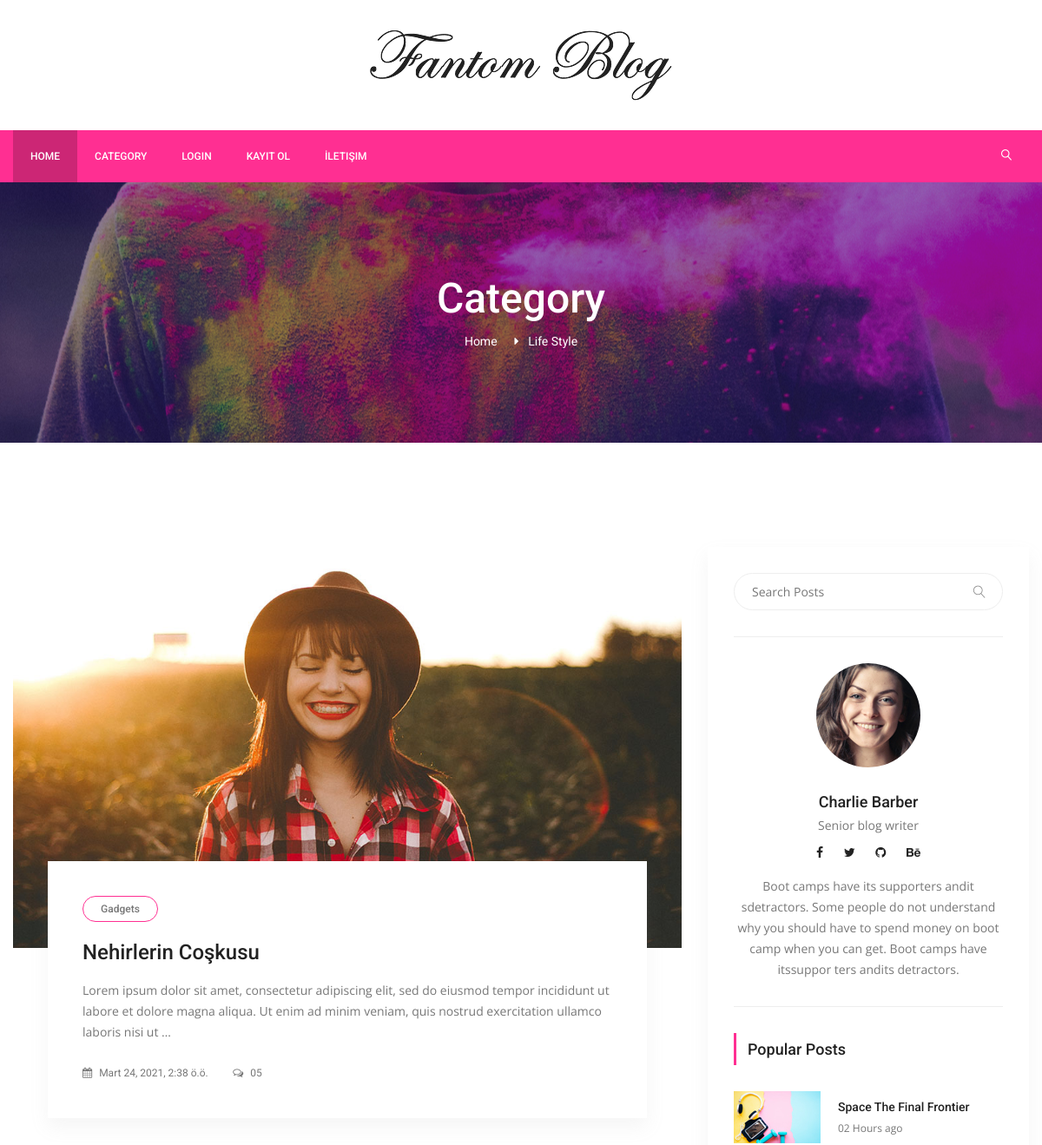
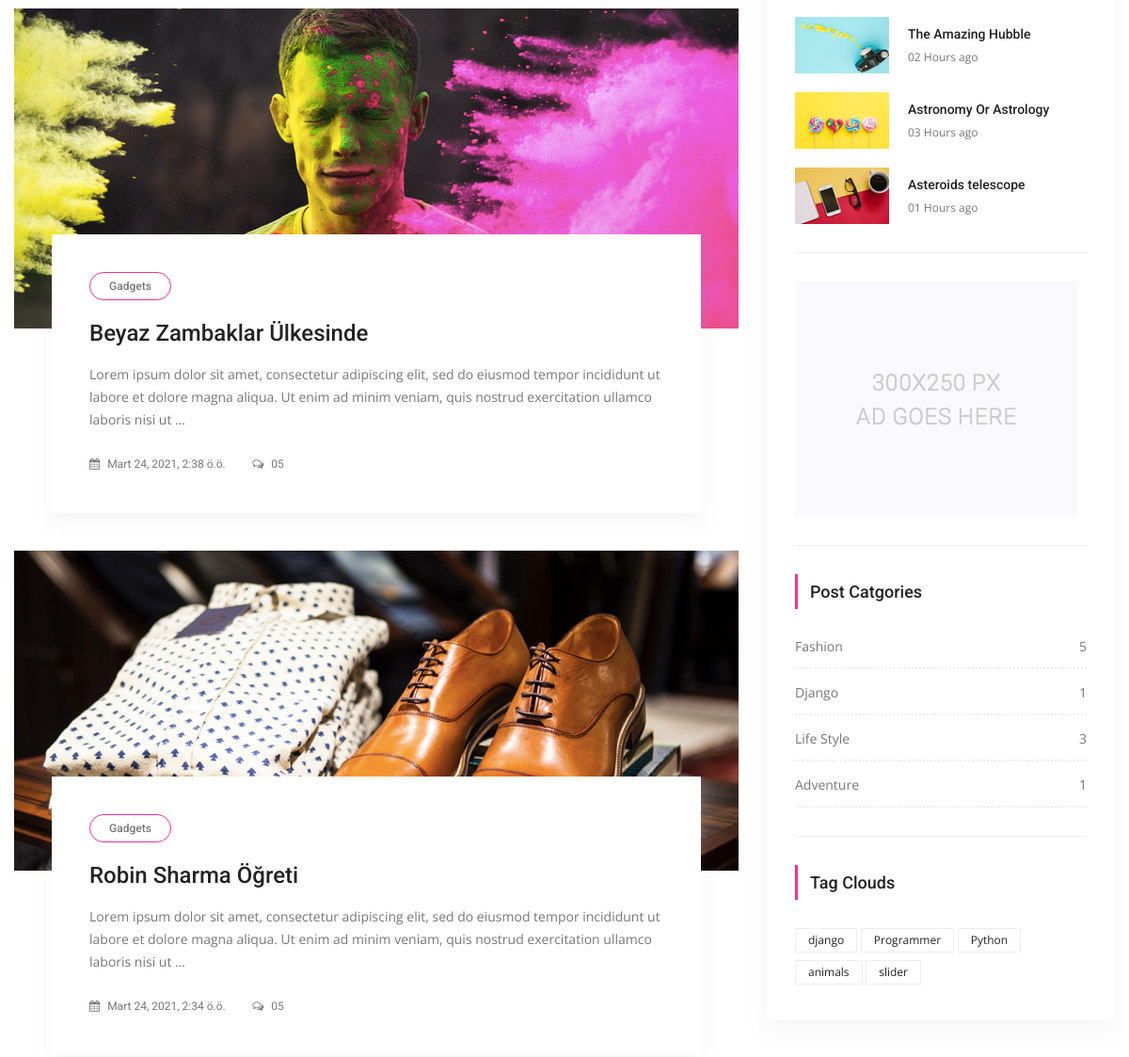
Page /category/3/life-style (upper part) on the earlier database version (2 pictures, top to bottom).
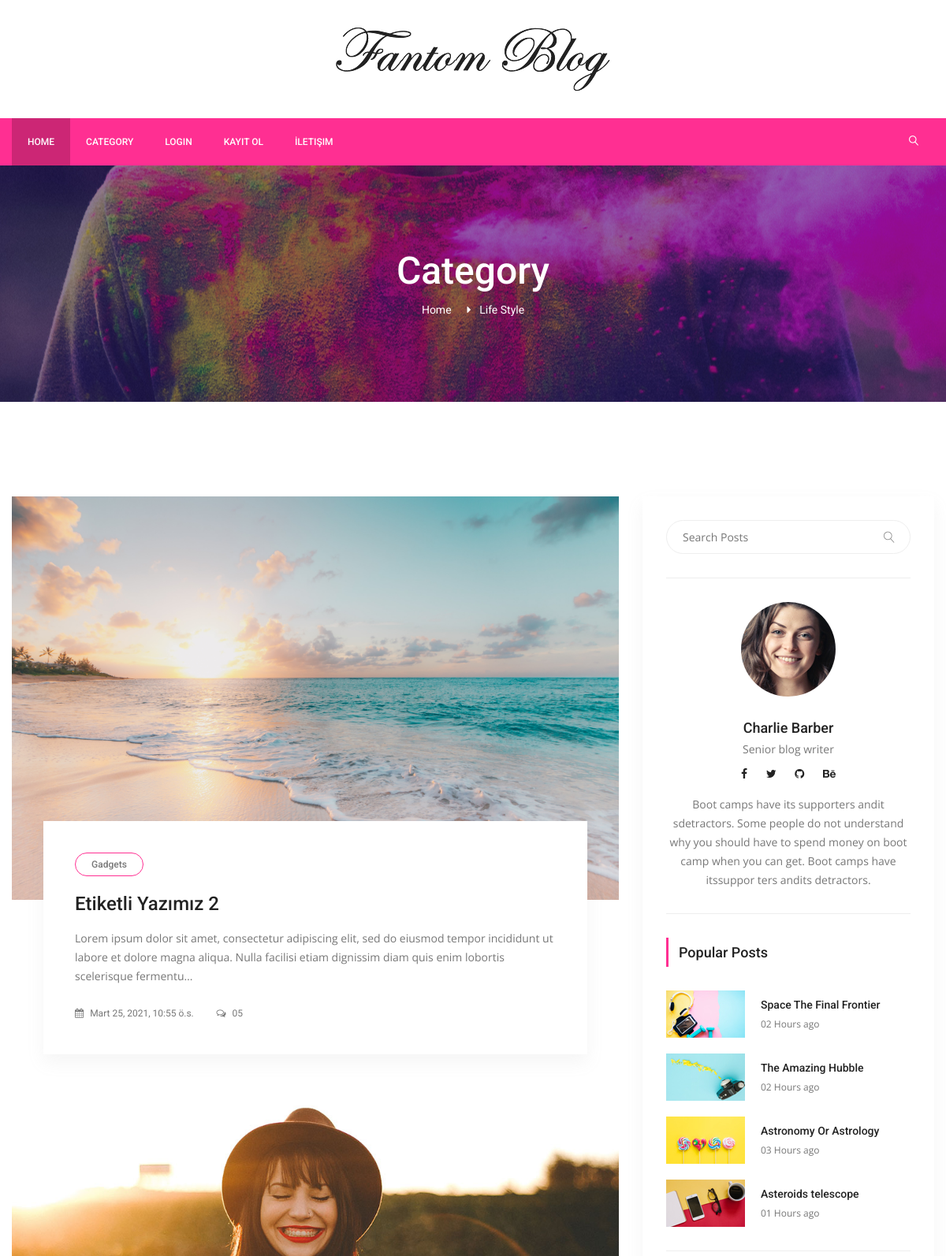
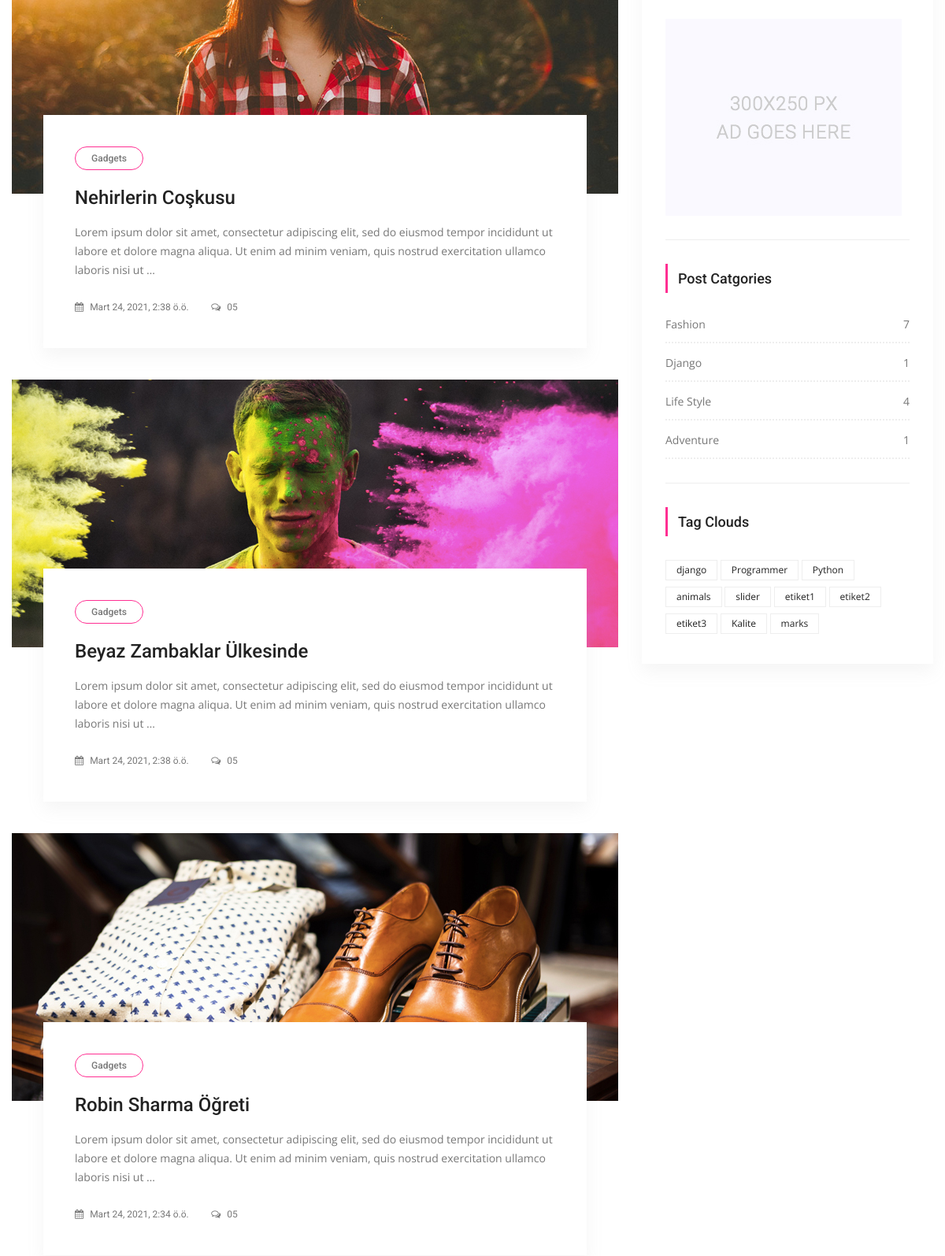
Same page on the later database version (2 pictures, top to bottom).
### posts/models.py (models this page shows, shortened)
class Category(models.Model):
    title = models.CharField(max_length=250)
    slug = models.SlugField(editable=False)
    def post_count(self):
        return self.posts.all().count() #posts -> related_name="posts" dan geliyor..

class Post(models.Model):
    title = models.CharField(max_length=150)
    content = models.TextField()
    publishing_date = models.DateTimeField(auto_now_add=True)
    image = models.ImageField(null=True,blank=True, upload_to='resimler/',default="resimler/sean-o-KMn4VEeEPR8-unsplash.jpg")
    user = models.ForeignKey(settings.AUTH_USER_MODEL, on_delete=models.CASCADE, default=1)#ForeignKey -> 1'e çok yani, 1 kullanıcı bir sürü yazı ekleyebilir ilişkisi
    slug = models.SlugField(default="slug", editable=False)
    category = models.ForeignKey(Category,on_delete=models.CASCADE, default=1, related_name="posts")#1 Category'nin ->BİR SÜRÜ POSTU OLABİLİR , category -> one, Post Many
    tag = models.ManyToManyField(Tag,related_name="posts", blank=True)
    slider_post = models.BooleanField(default=False)
    """
   1 user -> Bir sürü yazısı olabilir, fakat 1 yazının(Aynı yazı) bir sürü useri olamaz :ForeignKey
    1 etiket bir çok posta ait olabilir, aynı zamanda o yazıda bir çok etikete sahip olabilir:ManyToMany
    """

class Tag(models.Model):
    title = models.CharField(max_length = 50)
    slug = models.SlugField(editable = False )
    def __str__(self):
        return self.title

### posts/views.py (the view)
# urls.py: path('category/<int:pk>/<slug:slug>',CategoryDetail.as_view(), name='category_detail'),
class CategoryDetail(ListView):
    model = Post # Postları listeyeceğiz
    template_name = 'categories/category_detail.html'
    context_object_name = 'posts'
    def get_queryset(self):
        self.category= get_object_or_404(Category,pk=self.kwargs['pk'])
        return Post.objects.filter(category=self.category).order_by('-id')
    def get_context_data(self, **kwargs):
        context= super(CategoryDetail, self).get_context_data(**kwargs)
        self.category = get_object_or_404(Category,pk=self.kwargs['pk'])
        context['category'] = self.category
        return context

### posts/templatetags/custom_tags.py (called while the page is built)
@register.simple_tag(name="categories")
def all_categories():
    return Category.objects.all()

@register.simple_tag(name="tags")
def all_tags():
    return Tag.objects.all()

### templates/categories/category_detail.html (shortened to what this page needs)
{% extends 'base.html' %}
{% load static %}
    {% block content %}
        <section class="banner_area">
            <div class="banner_inner d-flex align-items-center">
            	<div class="overlay bg-parallax" data-stellar-ratio="0.9" data-stellar-vertical-offset="0" data-background=""></div>
				<div class="container">
					<div class="banner_content text-center">
						<h2>Category</h2>
						<div class="page_link">
							<a href="{% url 'index' %}">Home</a>
                            <a href="#">{{ category.title }}</a>
						</div>
					</div>
				</div>
            </div>
        </section>
        <section class="blog_area p_120">
            <div class="container">
                <div class="row">
                    <div class="col-lg-8">
                        <div class="blog_left_sidebar">
                        {% for post in posts %}
                            <article class="blog_style1">
                            	<div class="blog_img">
                            		<img class="img-fluid" src="{{ post.image.url }}" alt="">
                            	</div>
                            	<div class="blog_text">
									<div class="blog_text_inner">
										<a class="cat" href="#">Gadgets</a>
										<a href="{% url 'detail' pk=post.id slug=post.slug %}"><h4>{{ post.title }}</h4></a>
										<p>{{ post.content | safe | truncatechars_html:200 }}</p>
										<div class="date">
											<a href="#"><i class="fa fa-calendar" aria-hidden="true"></i> {{ post.publishing_date }}</a>
											<a href="#"><i class="fa fa-comments-o" aria-hidden="true"></i> 05</a>
										</div>
									</div>
                            	</div>
                            </article>
                        {% endfor %}
                        </div>
                    </div>
                    {% include 'right_side.html' %}
                </div>
            </div>
        </section>
   {% endblock %}

### templates/base.html (shortened to what this page needs)
{% load static %}
<!doctype html>
<html lang="en">
    <head>
        <link rel="stylesheet" href="{%  static   "css/bootstrap.css"  %}">
        <link rel="stylesheet" href="{%  static  "vendors/linericon/style.css"  %}">
        <link rel="stylesheet" href="{%  static   "css/font-awesome.min.css"  %}">
        <link rel="stylesheet" href="{%  static  "vendors/owl-carousel/owl.carousel.min.css"  %}">
        <link rel="stylesheet" href="{%  static  "vendors/lightbox/simpleLightbox.css"  %}">
        <link rel="stylesheet" href="{%  static  "vendors/nice-select/css/nice-select.css"  %}">
        <link rel="stylesheet" href="{%  static  "vendors/animate-css/animate.css"  %}">
        <link rel="stylesheet" href="{%  static  "vendors/jquery-ui/jquery-ui.css"  %}">
        <link rel="stylesheet" href="{%  static   "css/style.css"  %}">
        <link rel="stylesheet" href="{%  static   "css/responsive.css"  %}">
    </head>
    <body>
        <header class="header_area">
            <div class="logo_part">
            	<div class="container">
            		<a class="logo" href="{% url 'index' %}"><img src="{% static "img/logo.png" %}" alt=""></a>
            	</div>
            </div>
			<div class="main_menu">
				<nav class="navbar navbar-expand-lg navbar-light">
					<div class="container">
						<div class="collapse navbar-collapse offset" id="navbarSupportedContent">
							<ul class="nav navbar-nav menu_nav">
								<li class="nav-item active"><a class="nav-link" href="{% url 'index' %}">Home</a></li>
								<li class="nav-item"><a class="nav-link" href="category.html">Category</a></li>
                                {% if user.is_authenticated %}
								<li class="nav-item submenu dropdown">
									<a href="#" class="nav-link dropdown-toggle" data-toggle="dropdown" role="button" aria-haspopup="true" aria-expanded="false">{{ user.username }}</a>
									<ul class="dropdown-menu">
										<li class="nav-item"><a class="nav-link" href="{% url 'create_post' %}">Yazı Ekle</a></li>
										<li class="nav-item"><a class="nav-link" href="elements.html">Şifre Değiştir</a></li>
										<li class="nav-item"><a class="nav-link" href="elements.html">Profilim</a></li>
										<li class="nav-item"><a class="nav-link" href="{% url 'users:logout' %}">Logout</a></li>
									</ul>
								</li>
                                {% else %}
								<li class="nav-item"><a class="nav-link" href="{% url 'users:login' %}">Login</a></li>
								<li class="nav-item"><a class="nav-link" href="{% url 'users:register' %}">Kayıt Ol</a></li>
							    {% endif %}
                            	<li class="nav-item"><a class="nav-link" href="#">İletişim</a></li>
                            </ul>
							<ul class="nav navbar-nav navbar-right ml-auto">
								<li class="nav-item"><a href="#" class="search"><i class="lnr lnr-magnifier"></i></a></li>
							</ul>
						</div>
					</div>
				</nav>
			</div>
        </header>
    {% block content %}
    {% endblock %}
    </body>
</html>

### templates/right_side.html
{% load static %}
{% load custom_tags %}
  <div class="col-lg-4">
            <div class="blog_right_sidebar">
                <aside class="single_sidebar_widget search_widget">
                    <div class="input-group">
                        <input type="text" class="form-control" placeholder="Search Posts">
                        <span class="input-group-btn">
                            <button class="btn btn-default" type="button"><i class="lnr lnr-magnifier"></i></button>
                        </span>
                    </div>
                    <div class="br"></div>
                </aside>
                <aside class="single_sidebar_widget author_widget">
                    <img class="author_img rounded-circle" src="{% static "img/blog/author.png" %}" alt="">
                    <h4>Charlie Barber</h4>
                    <p>Senior blog writer</p>
                    <div class="social_icon">
                        <a href="#"><i class="fa fa-facebook"></i></a>
                        <a href="#"><i class="fa fa-twitter"></i></a>
                        <a href="#"><i class="fa fa-github"></i></a>
                        <a href="#"><i class="fa fa-behance"></i></a>
                    </div>
                    <p>Boot camps have its supporters andit sdetractors. Some people do not understand why you should have to spend money on boot camp when you can get. Boot camps have itssuppor ters andits detractors.</p>
                    <div class="br"></div>
                </aside>
                <aside class="single_sidebar_widget popular_post_widget">
                    <h3 class="widget_title">Popular Posts</h3>
                    <div class="media post_item">
                        <img src="{% static "img/blog/popular-post/post1.jpg" %}" alt="post">
                        <div class="media-body">
                            <a href="blog-details.html"><h3>Space The Final Frontier</h3></a>
                            <p>02 Hours ago</p>
                        </div>
                    </div>
                    <div class="media post_item">
                        <img src="{% static "img/blog/popular-post/post2.jpg" %}" alt="post">
                        <div class="media-body">
                            <a href="blog-details.html"><h3>The Amazing Hubble</h3></a>
                            <p>02 Hours ago</p>
                        </div>
                    </div>
                    <div class="media post_item">
                        <img src="{% static "img/blog/popular-post/post3.jpg" %}" alt="post">
                        <div class="media-body">
                            <a href="blog-details.html"><h3>Astronomy Or Astrology</h3></a>
                            <p>03 Hours ago</p>
                        </div>
                    </div>
                    <div class="media post_item">
                        <img src="{% static "img/blog/popular-post/post4.jpg" %}" alt="post">
                        <div class="media-body">
                            <a href="blog-details.html"><h3>Asteroids telescope</h3></a>
                            <p>01 Hours ago</p>
                        </div>
                    </div>
                    <div class="br"></div>
                </aside>
                <aside class="single_sidebar_widget">
                    <a href="#"><img class="img-fluid" src="{% static "img/blog/add.jpg" %}" alt=""></a>
                    <div class="br"></div>
                </aside>
                <aside class="single_sidebar_widget post_category_widget">
                    <h4 class="widget_title">Post Catgories</h4>
                    <ul class="list cat-list">
                       {% categories as categories %}
                        {% for category in categories %}
                        <li>
                            <a href="{% url 'category_detail' pk=category.id slug=category.slug %}" class="d-flex justify-content-between">
                                <p>{{ category.title }}</p>
                                <p>{{ category.post_count }}</p>
                            </a>
                        </li>
                        {% endfor %}
                    </ul>
                    <div class="br"></div>
                </aside>
                <aside class="single-sidebar-widget tag_cloud_widget">
                    <h4 class="widget_title">Tag Clouds</h4>
                    <ul class="list">
                        {% tags as etiketler %}
                        {% for etiket in etiketler %}
                        <li><a href="{% url 'tag_detail' etiket.slug %}">{{ etiket }}</a></li>
                        {% endfor %}
                    </ul>
                </aside>
            </div>
        </div>

### static/css/responsive.css (style rules this page uses)
@media (max-width:1619px) { .header_area .navbar .search { margin-left: 40px; } }

Differences in the rows shown:
computed for Category "Life Style": post_count "3" → "4"
added Post: image (picture), title "Etiketli Yazımız 2", content "Lorem ipsum dolor sit amet, consectetur adipiscing elit, sed do eiusmod tempor incididunt ut labore et dolore magna aliqua. Nulla facilisi etiam dignissim diam quis enim lobortis scelerisque fermentu…", publishing_date "Mart 25, 2021, 10:55 ö.s."
computed for Category "Fashion": post_count "5" → "7"
added Tag: title "etiket1"
added Tag: title "etiket2"
added Tag: title "etiket3"
added Tag: title "Kalite"
added Tag: title "marks"
